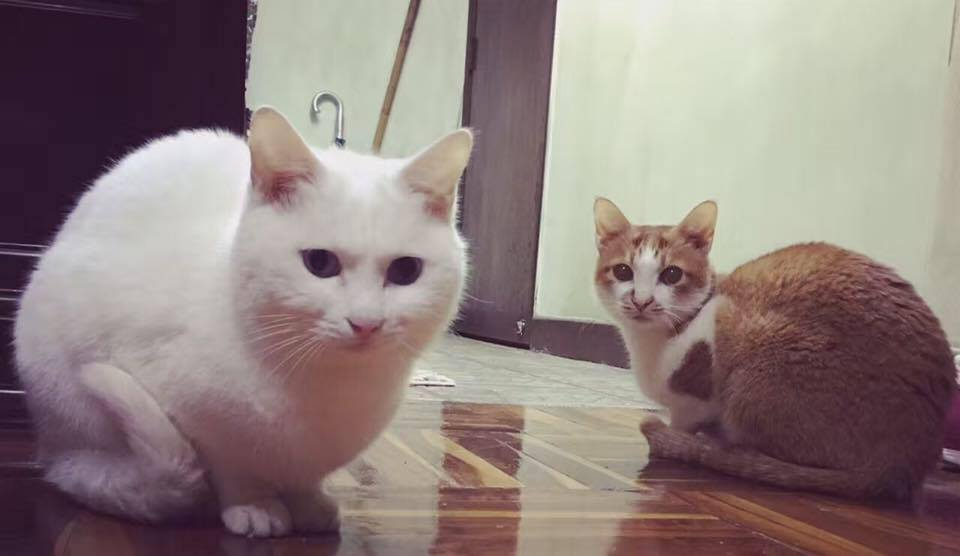
#> input picture rsrc/1.jpg, 960 x 556 px
$ python main.py
#> lines starting #> are read from the running program, lines starting #| are printed output that depends on the picture; after the words box and inside, x2 and y2 are one past the last pixel; in counts of white or black regions, pixels touching at a corner belong together
import cv2


'''
1. Read image by path.
'''
im = cv2.imread("../rsrc/1.jpg", cv2.IMREAD_COLOR)
#> im is the input picture: shape (556, 960, 3); mean B, G, R 125.8, 128.4, 143.4

'''
2. Crop the image.

im[ from_y : to_y, from_x : to_x ]
--- h: 380 - 110 = 270
--- w: 480 - 210 = 270
'''
cropped_img = im[110:380, 210:480]
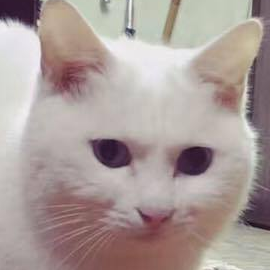
#> cropped_img: shape (270, 270, 3); mean B, G, R 153.3, 156.6, 170.4

'''
3. Show image.
'''
cv2.imshow("original image", im)
cv2.imshow("cropped image", cropped_img)
cv2.waitKey(0)

'''
4. Change image color.

[0, 0, 0] => [B, G, R] => black
[255, 255, 255] => white
[255, 0, 0] => Blue
[0, 255, 0] => Green
[0, 0, 255] => Red
'''
im[110:380, 210:480] = [0, 0, 0]
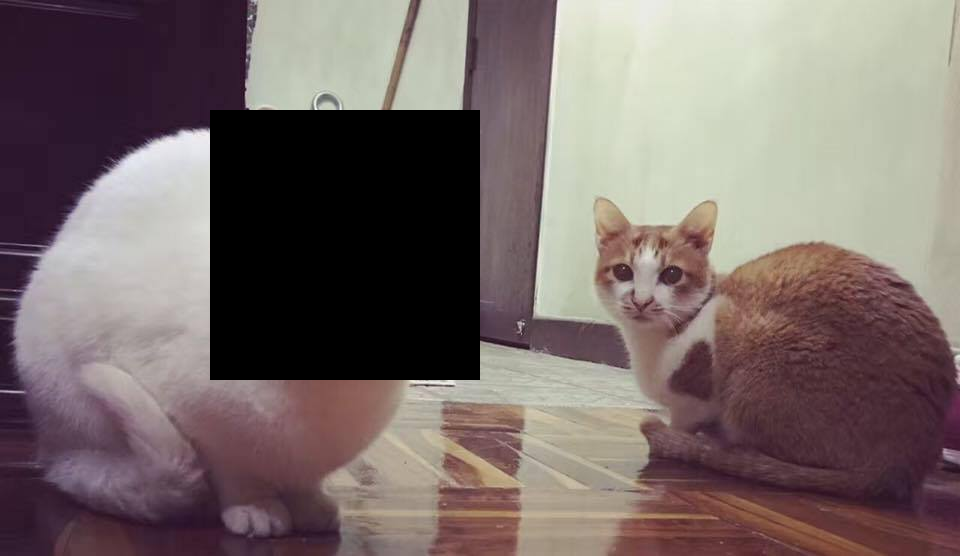
#> im: shape (556, 960, 3); 13.66% of pixels changed, all inside (x1, y1, x2, y2) = (210, 110, 480, 380)

'''
5. Show image again.
'''
cv2.imshow("original image", im)
cv2.imshow("cropped image", cropped_img)
cv2.waitKey(0)
